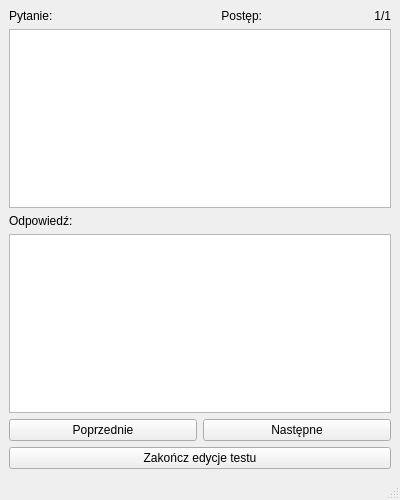
<?xml version="1.0" encoding="UTF-8"?>
<ui version="4.0">
 <class>AddNewTestWindow</class>
 <widget class="QMainWindow" name="AddNewTestWindow">
  <property name="geometry">
   <rect>
    <x>0</x>
    <y>0</y>
    <width>400</width>
    <height>500</height>
   </rect>
  </property>
  <property name="windowTitle">
   <string>MainWindow</string>
  </property>
  <widget class="QWidget" name="centralwidget">
   <layout class="QVBoxLayout" name="verticalLayout">
    <item>
     <layout class="QHBoxLayout" name="horizontalLayout">
      <item>
       <widget class="QLabel" name="label">
        <property name="text">
         <string>Pytanie:</string>
        </property>
       </widget>
      </item>
      <item>
       <widget class="QLabel" name="label_3">
        <property name="text">
         <string>Postęp:</string>
        </property>
        <property name="alignment">
         <set>Qt::AlignRight|Qt::AlignTrailing|Qt::AlignVCenter</set>
        </property>
       </widget>
      </item>
      <item>
       <widget class="QLabel" name="label_4">
        <property name="text">
         <string>1/1</string>
        </property>
        <property name="alignment">
         <set>Qt::AlignRight|Qt::AlignTrailing|Qt::AlignVCenter</set>
        </property>
       </widget>
      </item>
     </layout>
    </item>
    <item>
     <widget class="QTextEdit" name="textEdit"/>
    </item>
    <item>
     <widget class="QLabel" name="label_2">
      <property name="text">
       <string>Odpowiedź:</string>
      </property>
     </widget>
    </item>
    <item>
     <widget class="QTextEdit" name="textEdit_2"/>
    </item>
    <item>
     <layout class="QHBoxLayout" name="horizontalLayout_2">
      <item>
       <widget class="QPushButton" name="pushButton">
        <property name="text">
         <string>Poprzednie</string>
        </property>
       </widget>
      </item>
      <item>
       <widget class="QPushButton" name="pushButton_2">
        <property name="text">
         <string>Następne</string>
        </property>
       </widget>
      </item>
     </layout>
    </item>
    <item>
     <widget class="QPushButton" name="pushButton_zakoncz_edycje_testu">
      <property name="text">
       <string>Zakończ edycje testu</string>
      </property>
     </widget>
    </item>
   </layout>
  </widget>
  <widget class="QMenuBar" name="menubar">
   <property name="geometry">
    <rect>
     <x>0</x>
     <y>0</y>
     <width>400</width>
     <height>26</height>
    </rect>
   </property>
  </widget>
  <widget class="QStatusBar" name="statusbar"/>
 </widget>
 <resources/>
 <connections/>
</ui>
